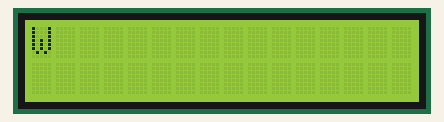
This sketch was run on a simulated Arduino Uno, built with avr-gcc and run on an emulated ATmega328P. On the bench: 16×2 character LCD.

Above: at 0.1 s.
At 0.8 s:
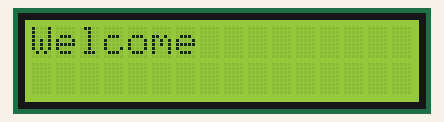
At 1.2 s:
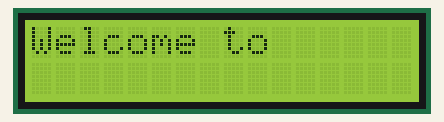
At 1.8 s:
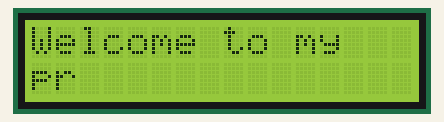
At 2.4 s:
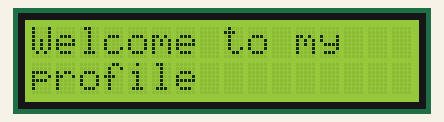

The sketch:

codigo.ino
```cpp
#include <Wire.h>
#include <LiquidCrystal_I2C.h>

LiquidCrystal_I2C lcd(0x27, 16, 2); // Endereço I2C (0x27), 16 colunas e 2 linhas

// Mensagens que serão exibidas no display
String linha1 = "Welcome to my";
String linha2 = "profile";

void setup() {

  lcd.init(); // incializa o display LCD
  lcd.backlight(); // liga as luzes de fundo do display

  // seta o cursor na primeira linha
  lcd.setCursor(0, 0);

  for(int i = 0; i < linha1.length(); i++) { // percorre pra digitar caractere por caractere

    lcd.print(linha1[i]);
    delay(120); // delay pra simular o efeito de digitação

  }

  // seta o cursor na segunda linha
  lcd.setCursor(0, 1);

  for(int i = 0; i < linha2.length(); i++) {

    lcd.print(linha2[i]);
    delay(120);

  }

}

void loop() {

}
```
